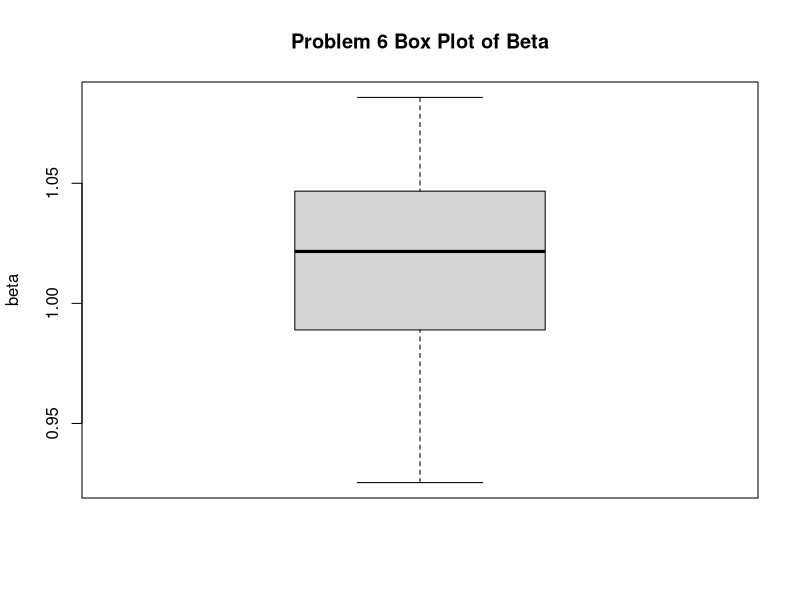
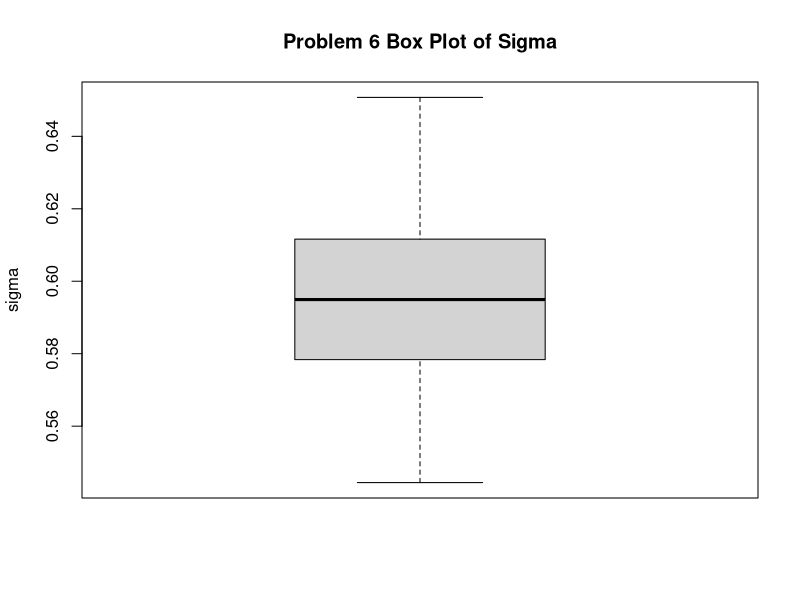
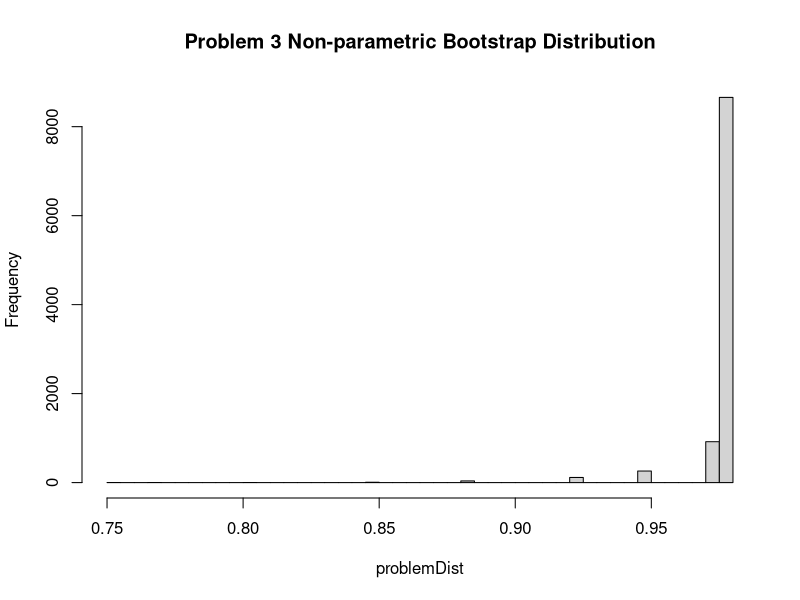
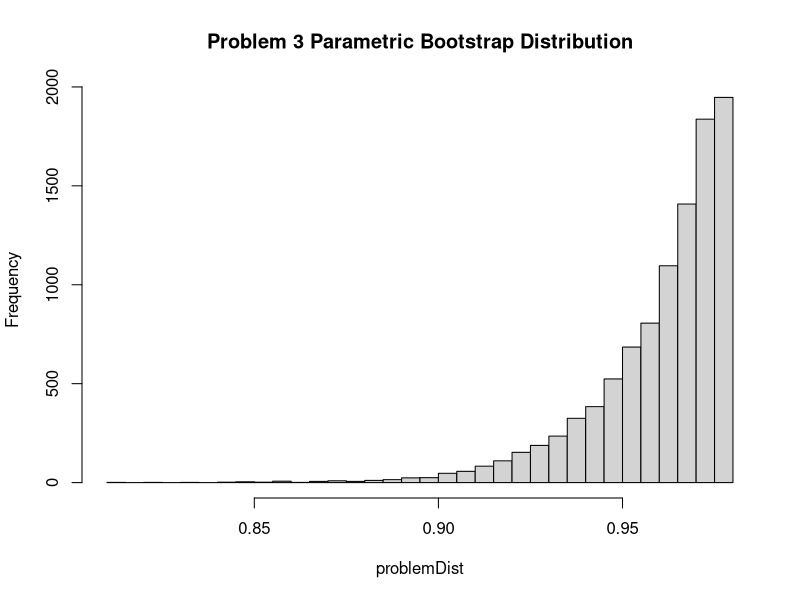
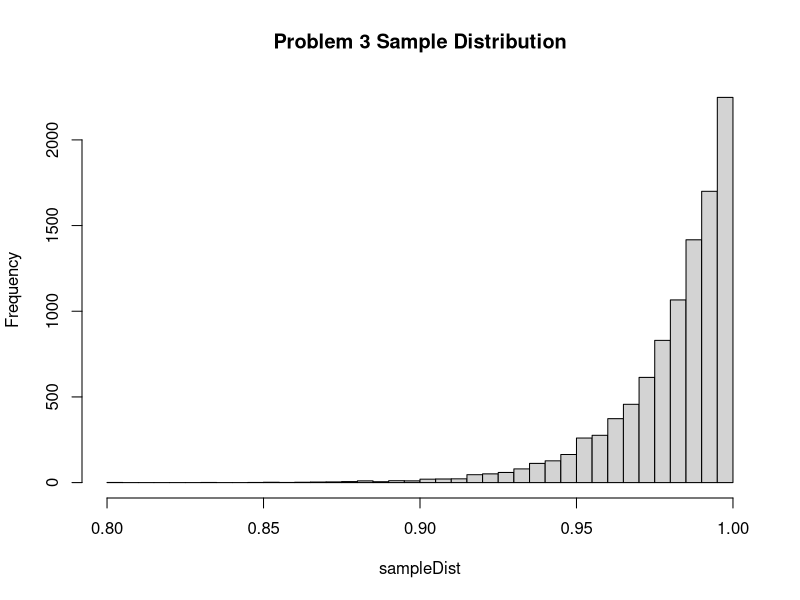

Generate these figures, in order, with R:
## ---- chunk 1

rm(list = ls());
require(dplyr);
require(ggplot2);
require(reshape2);

## ---- chunk 2
#The likelihood function for a two column data set where data is censored below C
#In: C, sigma, beta, xVec, yVec
#Out: likelihood
tobitLogLike = function(beta, sigma, cutoff, xVec, yVec) {
    minLike = -10 ^ 8;
    #minimum likelihood to prevent -inf results
    singleLike = function(x, y)
        log(if (y > cutoff) dnorm(y - beta * x, 0, sigma) else pnorm(cutoff - beta * x, 0, sigma));
    return(max(sum(mapply(singleLike, xVec, yVec)), minLike));
}

#The gradiant of the tobit likelihood function for a two column data set where data is censored below C
#In: C, sigma, beta, xVec, yVec
#Out: gradient of the tobit likelihood
tobitGradLogLike = function(beta, sigma, cutoff, xVec, yVec) {
    minLike = -10 ^ 8;
    #minimum likelihood to prevent -inf results
    singleGrad = function(x, y) matrix(
            if (y > cutoff) c(x * (y - beta * x) / sigma ^ 2, (y - beta * x) ^ 2 / sigma ^ 3 - 1 / sigma)
    else c(0, - x / sigma ^ 2 * dnorm( - x / sigma) / pnorm( - x / sigma)), ncol = 2);
            #calculates one value for the likelihood

    return(apply(mapply(singleGrad, xVec, yVec), 1, function(x) max(sum(x), minLike)));
}


#Simulates y|x provided that y|x is normally distributed about beta*x
#In: alpha, beta, sigma, a vector of x values, (optional) a cutoff for censored values
#Out: a vector of simulated y values
simLinYData = function(alpha, beta, sigma, xVec, cutOff) {
    if (missing(cutOff))
        return(mapply(function(x, e) alpha + beta * x + sigma * e, xVec, rnorm(length(xVec))));
    return(mapply(function(x, e) max(alpha + beta * x + sigma * e, cutOff), xVec, rnorm(length(xVec))));
}

##########################Problem 1 Entry Point##########################
#define the simulation parameters
numVals = 1000;
numSampleSets = 50;

#boundaries for optimization
sigmaMin = 0.1;
sigmaMax = 2;
betaMin = -3;
betaMax = 3;

# the true population paramaters
betaPop = 1;
sigmaPop = 0.6;
alphaPop = 0;

#create a matrix of x values
xVector = runif(numVals, -1, 1);

#simulate the y values for each sample set
yVectors = apply(matrix(rep(xVector, numSampleSets), nrow = numVals, ncol = numSampleSets),
2, function(x) simLinYData(alphaPop, betaPop, sigmaPop, x, 0));

#simulate the maximum likelihood for each data set

optimFunc = function(y) optim(c(.5, .5), function(betaSigma) - tobitLogLike(betaSigma[1], betaSigma[2], 0, xVector, y),
    function(betaSigma) - tobitGradLogLike(betaSigma[1], betaSigma[2], 0, xVector, y),
    method = "L-BFGS-B", lower = c(betaMin, sigmaMin), upper = c(betaMax, sigmaMax));

mleResults = apply(yVectors, 2, optimFunc);

mleParResults = matrix(NA, numSampleSets, 2)
for (j in 1:numSampleSets) {
    mleParResults[j,] = mleResults[[j]]$par;
}

#boxplots
boxplot(mleParResults[, 1], main = "Problem 6 Box Plot of Beta", ylab = "beta");
boxplot(mleParResults[, 2], main = "Problem 6 Box Plot of Sigma", ylab = "sigma");
## ---- chunk 3
#The likelihood function for a multinomial distribution 
#In: A set of parameters and a data set
#Out: The sum of the log likelihoods for each data point
logitLogLike = function(V, cMat) {
    minLike = -10 ^ 8;
    denom = matrix(apply(V, 2, function(x) log(sum(exp(x)))),nrow=1);
    #calculate the denominator for each price
    #calculate the log probability for each value of v
    logPVec = t(apply(V, 1, function(x) x - denom));

    #The below command looks up the logged probability for each entry in cMat and sums the total
    return(max(sum(sapply(1:ncol(V), function(x) sum(logPVec[cMat[, x], x])), minLike)));
}

#A wrapper function for logitLike amenable to the setup in problem 6
# Note that a null alternative is added. The null alternative is assumed to be J=1.
#In: Alpha, Beta, and the  data set
#Out: The sum of the log likelihoods for each data point
multinomChoiceModelLike = function(alpha, beta, lPrice, cMat) {

    #form the matrix of Vs
    return(logitLogLike(apply(lPrice, 2, function(x) alpha + beta * x), cMat));
}

#A gradient function specific to problem 6
# Note that a null alternative is added. The null alternative is assumed to be J=1.
#In: Alpha, Beta, price, and the  data set. Alpha[0] and price[0] are assumed to be zero.
#Out: The gradient of the likelihood
multinomChoiceModelGrad = function(alpha, beta, lPrice, cMat) {
    L = nrow(cMat);
    W = ncol(cMat);
    J = length(alpha);
    eta = matrix(sapply(1:J,
        function(x) apply(cMat, 2, function(y) sum(y == x))), nrow = J, ncol = W, byrow = TRUE);
        #calculate the denominator for each price series    
    denom = apply(lPrice, 2, function(x) sum(exp(alpha + x * beta)));
    #the below return calculates and sums the gradients accross prices
    
    return(rbind(matrix(sapply(2:J,
        function(x) sum(eta[x,] - L * exp(alpha[x] + beta * lPrice[x,]) / denom)),ncol=1),
        sum(sapply(1:J,
            function(x) sum(lPrice[x,] * (eta[x,] - L * exp(alpha[x] + beta * lPrice[x,]) / denom))))));
}

##########################Problem 5 Entry Point##########################

#Define the Parameters
numSamples = 100;
numPriceVectrs = 200;
alpha = matrix(NA, 3);
alpha[1] = 0;
alpha[2] = 0.5;
alpha[3] = 1.5;
beta = 2;
lowerBound = 0.1;
upperBound = 5;

numPrices = length(alpha);
#get the prices
logPrices = rbind(matrix(rep(0, numPriceVectrs), nrow = 1),
    matrix(runif(numPriceVectrs * (numPrices - 1), -1, 1), nrow = numPrices - 1));

#Simulate the data
popPVec = exp(rep(alpha, numPriceVectrs) + logPrices * beta);
popPVec = apply(popPVec, 2, function(x) x/sum(x));
sampMat = matrix(sapply(1:numPriceVectrs,
    function(x) sample.int(numPrices, numSamples, replace = TRUE, popPVec[, x])),
    nrow = numSamples, ncol = numPriceVectrs);

#Get the maximum likelihood of the parameters
likeFunc = function(alphaBeta)
    - multinomChoiceModelLike(rbind(0, matrix(alphaBeta[1:(numPrices - 1)], nrow = numPrices-1)),
        alphaBeta[numPrices], logPrices, sampMat);

gradFunc = function(alphaBeta)
    - multinomChoiceModelGrad(rbind(0, matrix(alphaBeta[1:(numPrices - 1)], nrow = numPrices-1)),
        alphaBeta[numPrices], logPrices, sampMat);

out = optim(c(rep(1, numPrices)), likeFunc, gradFunc,
    method = "L-BFGS-B",
    lower = c(rep(lowerBound, numPrices)),
    upper = c(rep(upperBound, numPrices)));

print(out);
## ---- chunk 4
#Creates a non-parametric bootstrap distribution from a population distribution given an
#arbitrary sample statistic (1 arg)
#In: population data, a stat function (1 arg), number of samples per draw, number of draws
#Out: a vector of bootstraps
boot.NPBootStrapper = function(datSet, statFunc, samplesPerDraw, numDraws) {

    return(matrix(sapply(1:numDraws,
    function(x) statFunc(sample(datSet, samplesPerDraw, replace = TRUE))),
    numDraws));
}


#Creates a parametric bootstrap distribution from a population distribution given an
#arbitrary sample statistic (1 arg)
#In: a function with parameters estimated (1arg, a stat function (1 arg), 
# number of samples per draw, number of draws
#Out: a vector of bootstraps
boot.PBootStrapper = function(estFunc, statFunc, samplesPerDraw, numDraws) {

    return(matrix(sapply(1:numDraws, function(x) statFunc(estFunc(samplesPerDraw))), numDraws));
}

#Creates a sample distribution from a population function given an
#arbitrary sample statistic (1 arg)
#In: population fucntion (1 arg which takes in number of samples per draw), a stat function (1 arg), 
# number of samples per draw, number of draws
#Out: a vector of sample calculations
boot.sampleDist = function(popFunc, statFunc, samplesPerDraw, numDraws) {
    return(matrix(sapply(rep(samplesPerDraw, numDraws), function(x) statFunc(popFunc(x))), numDraws));
}

#######################Problem 3 Script Entry Point###############
draws = 10000;
datSize = 50;
popGen = function(x) runif(x);
#define the statistic and population generator function
statGen = function(x) max(x);

dataSet = popGen(datSize);
#acquire the data set
datStat = statGen(dataSet);
problemDist = boot.NPBootStrapper(dataSet, statGen, datSize, draws);

cat("\n\nThe problem 3 non-parametric standard error is:\n");
cat(var(problemDist) ^ .5);
cat("\n\nThe pivotal non-parametric confidence interval is:\n");
CIPivotal = c(2 * datStat - quantile(problemDist, .025), 2 * datStat - quantile(problemDist, .975));
cat(CIPivotal);
hist(problemDist, 50, main = "Problem 3 Non-parametric Bootstrap Distribution");


problemDist = boot.PBootStrapper(function(x) runif(x, 0, datStat), statGen, datSize, draws);

cat("\n\nThe problem 3 parametric standard error is:\n");
cat(var(problemDist) ^ .5);
cat("\n\nThe pivotal parametric confidence interval is:\n");
CIPivotal = c(2 * datStat - quantile(problemDist, .025), 2 * datStat - quantile(problemDist, .975));
cat(CIPivotal);
hist(problemDist, 50, main = "Problem 3 Parametric Bootstrap Distribution");


sampleDist = boot.sampleDist(popGen, statGen, datSize, draws)
hist(sampleDist, 50, main = "Problem 3 Sample Distribution");

